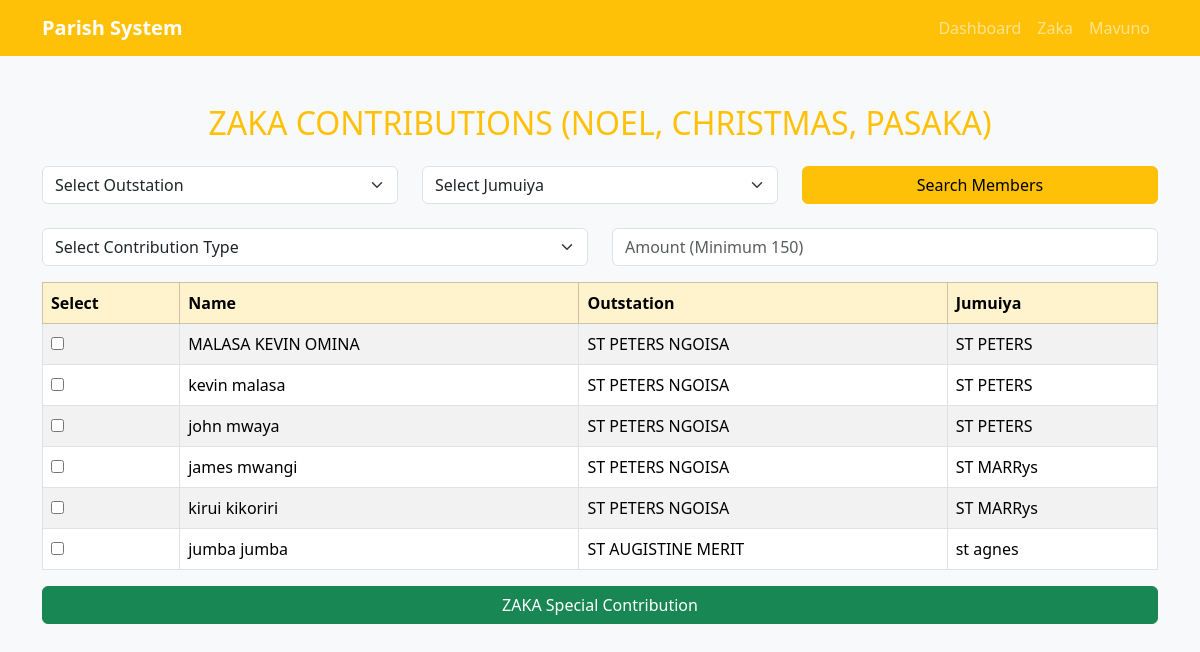
Screenshot of /Special (signed in) with the database file from the repository.
### Ngoiso/models.py (models this page shows, shortened)
class Member(models.Model):
    parish = models.CharField(max_length=50, choices=[('NGOISA', 'NGOISA PARISH')])
    outstation = models.ForeignKey(Outstation, on_delete=models.SET_NULL, null=True)
    jumuiya = models.ForeignKey(Jumuiya, on_delete=models.SET_NULL, null=True)
    group = models.CharField(max_length=50, choices=[('CMA', 'CMA'), ('CWA', 'CWA'), ('YOUTH', 'Youth'), ('PMC', 'PMC')])
    full_name = models.CharField(max_length=200)
    phone_number = models.CharField(max_length=20)

class Outstation(models.Model):
    name = models.CharField(max_length=100)
    parish = models.CharField(max_length=50, choices=[('NGOISA', 'NGOISA PARISH')])
    def __str__(self):
        return self.name

class Jumuiya(models.Model):
    name = models.CharField(max_length=100)
    outstation = models.ForeignKey(Outstation, on_delete=models.CASCADE)
    def __str__(self):
        return self.name

### Ngoiso/views.py (the view, shortened to what this page needs)
# urls.py: path('Special', views.Special, name= 'Special'),
@login_required(login_url='Login')
def Special(request):
    outstation_id = request.GET.get('outstation')
    jumuiya_id = request.GET.get('jumuiya')
    members = Member.objects.all()
    if outstation_id:
        members = members.filter(outstation_id=outstation_id)
    if jumuiya_id:
        members = members.filter(jumuiya_id=jumuiya_id)
    context = {
        'members': members,
        'outstations': Outstation.objects.all(),
        'jumuiyas': Jumuiya.objects.all(),
    }
    return render(request, 'special.html', context)

### Ngoiso/templates/special.html (shortened to what this page needs)
{% load static %}
<!DOCTYPE html>
<html>
<head>
    <link href="https://cdn.jsdelivr.net/npm/bootstrap@5.3.2/dist/css/bootstrap.min.css" rel="stylesheet">
</head>
<body class="bg-light">
<nav class="navbar navbar-expand-lg navbar-dark bg-warning">
    <div class="container">
        <a class="navbar-brand fw-bold" href="{% url 'Dashbd' %}">
            Parish System
        </a>
        <div class="collapse navbar-collapse justify-content-end" id="navbarNav">
            <ul class="navbar-nav">
                <li class="nav-item">
                    <a class="nav-link" href="{% url 'Dashbd' %}">Dashboard</a>
                </li>
                <li class="nav-item">
                    <a class="nav-link" href="{% url 'zaka' %}">Zaka</a>
                </li>
                <li class="nav-item">
                    <a class="nav-link" href="{% url 'mavuno' %}">Mavuno</a>
                </li>
            </ul>
        </div>
    </div>
</nav>
<div class="container mt-5">
    <h2 class="text-center mb-4 text-warning">
        ZAKA CONTRIBUTIONS (NOEL, CHRISTMAS, PASAKA)
    </h2>
    <form method="GET" class="row mb-4">
        <div class="col-md-4">
            <select name="outstation" class="form-select">
                <option value="">Select Outstation</option>
            </select>
        </div>
        <div class="col-md-4">
            <select name="jumuiya" class="form-select">
                <option value="">Select Jumuiya</option>
            </select>
        </div>
        <div class="col-md-4">
            <button class="btn btn-warning w-100">
                Search Members
            </button>
        </div>
    </form>
    <form method="POST">
        <div class="row mb-3">
            <div class="col-md-6">
                <select name="contribution_type" class="form-select" required>
                    <option value="">Select Contribution Type</option>
                </select>
            </div>
            <div class="col-md-6">
                <input type="number" step="0.01"
                       name="amount"
                       class="form-control"
                       placeholder="Amount (Minimum 150)"
                       required>
            </div>
        </div>
        <table class="table table-bordered table-striped">
            <thead class="table-warning">
                <tr>
                    <th>Select</th>
                    <th>Name</th>
                    <th>Outstation</th>
                    <th>Jumuiya</th>
                </tr>
            </thead>
            <tbody>
                {% for member in members %}
                <tr>
                    <td>
                        <input type="checkbox" name="members" value="{{ member.id }}">
                    </td>
                    <td>{{ member.full_name }}</td>
                    <td>{{ member.outstation }}</td>
                    <td>{{ member.jumuiya }}</td>
                </tr>
                {% empty %}
                <tr>
                    <td colspan="4" class="text-center">
                        No members found.
                    </td>
                </tr>
                {% endfor %}
            </tbody>
        </table>
        <button type="submit" class="btn btn-success w-100">
            ZAKA Special Contribution
        </button>
    </form>
</div>
</body>
</html>

### rows the page displays
Member: full_name "MALASA KEVIN OMINA", outstation "ST PETERS NGOISA", jumuiya "ST PETERS"
Member: full_name "kevin malasa", outstation "ST PETERS NGOISA", jumuiya "ST PETERS"
Member: full_name "john mwaya", outstation "ST PETERS NGOISA", jumuiya "ST PETERS"
Member: full_name "james mwangi", outstation "ST PETERS NGOISA", jumuiya "ST MARRys"
Member: full_name "kirui kikoriri", outstation "ST PETERS NGOISA", jumuiya "ST MARRys"
Member: full_name "jumba jumba", outstation "ST AUGISTINE MERIT", jumuiya "st agnes"
